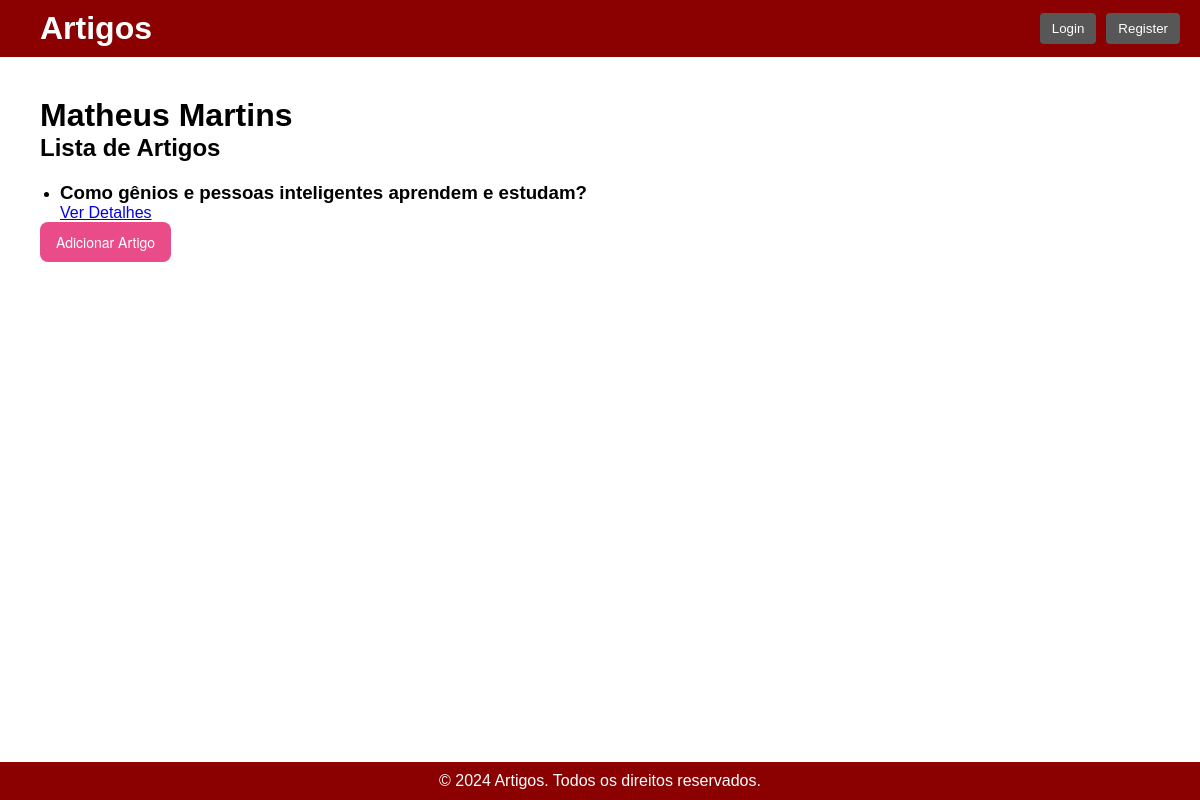
/articles/author/2/, run on the app's committed database.
### articles/models.py (models this page shows, shortened)
class Author(models.Model):
    name = models.CharField(max_length=100)
    bio = models.TextField()

class Article(models.Model):
    author = models.ForeignKey(Author, on_delete=models.CASCADE)
    title = models.CharField(max_length=200)
    content = models.TextField()
    created_at = models.DateTimeField()
    updated_at = models.DateTimeField()
    rating = models.FloatField(default=0)

### articles/views.py (the view)
# urls.py: path('author/<int:author_id>/', views.author_view, name='author_url'),
def author_view(request, author_id):
    author = Author.objects.get(pk=author_id)
    articles = Article.objects.filter(author=author)
    context = {
        'author': author,
        'articles': articles
        }
    return render(request, 'articles/author.html', context)

### articles/templates/articles/author.html
{% extends 'articles/layout.html' %}
{% block content %}
<div>
    <h1>{{ author.name }}</h1>
    <h2>Lista de Artigos</h2>
    <ul>
        {% for article in articles %}
        <li>
            <h3>{{ article.title }}</h3>
            <a href="{% url 'articles:article_url' article.id %}">Ver Detalhes</a>
        </li>
        {% endfor %}
    </ul>
    <a href="{% url 'articles:novo_artigo_url' author.id %}"><button class="button-1" role="button">Adicionar Artigo</button></a>
</div>
{% endblock %}

### articles/static/articles/styles.css (style rules this page uses)
* { margin: 0; padding: 0; box-sizing: border-box; }
body, html { font-family: 'Montserrat', sans-serif; height: 100%; }
.button-1 { background-color: #EA4C89; border-radius: 8px; border-style: none; box-sizing: border-box; color: #FFFFFF; cursor: pointer; display: inline-block; font-family: "Haas Grot Text R Web", "Helvetica Neue", Helvetica, Arial, sans-serif; font-size: 14px; font-weight: 500; height: 40px; line-height: 20px; list-style: none; margin: 0; outline: none; padding: 10px 16px; position: relative; text-align: center; text-decoration: none; transition: color 100ms; vertical-align: baseline; user-select: none; -webkit-user-select: none; touch-action: manipulation; }
ul { list-style-type: disc; margin-left: 20px; }
h3 { margin-top: 20px; }

### data on the page
Author: name "Matheus Martins"
Article: title "Como gênios e pessoas inteligentes aprendem e estudam?"
